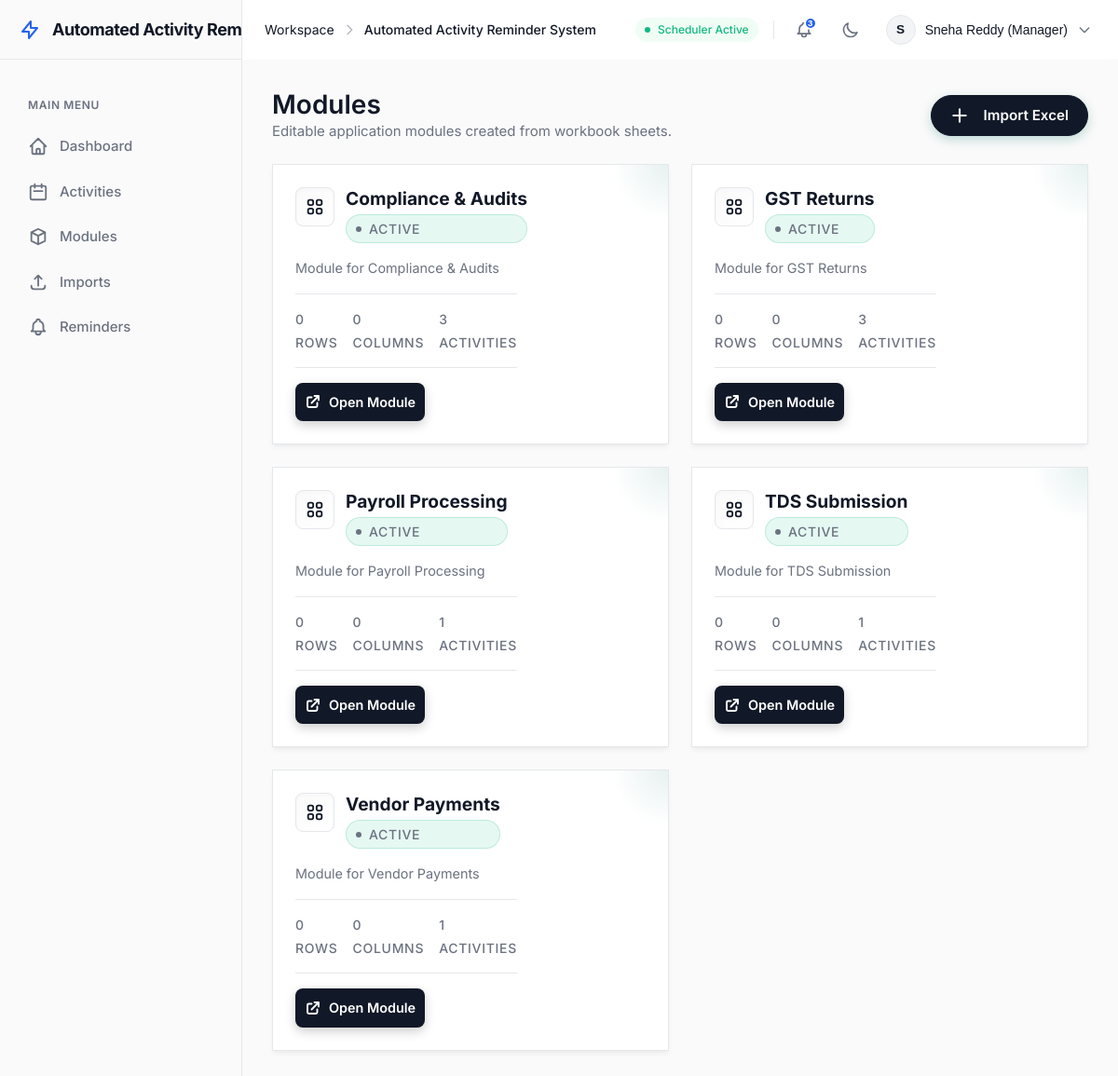
Page /modules (signed in) on the committed database.
### src/db/models.py (models this page shows)
class User(Base):
    __tablename__ = "users"
    id = Column(Integer, primary_key=True)
    username = Column(String(100), unique=True, nullable=False, index=True) # Kept for legacy compatibility if needed
    email = Column(String(255), unique=True, nullable=False, index=True)
    display_name = Column(String(150), nullable=False)
    password_hash = Column(String(255), nullable=False)
    role = Column(String(20), nullable=False, default="employee")
    is_active = Column(Boolean, nullable=False, default=True)
    email_verified = Column(Boolean, nullable=False, default=False)
    must_change_password = Column(Boolean, nullable=False, default=False)
    created_at = Column(DateTime, nullable=False, default=datetime.utcnow)
    password_reset_tokens = relationship("PasswordResetToken", back_populates="user", cascade="all, delete-orphan")
    email_verification_tokens = relationship("EmailVerificationToken", back_populates="user", cascade="all, delete-orphan")
    login_history = relationship("LoginHistory", back_populates="user", cascade="all, delete-orphan")
    activities = relationship("ActivityRecord", back_populates="assigned_user")

class Module(Base):
    __tablename__ = "modules"
    id = Column(Integer, primary_key=True)
    name = Column(String(255), nullable=False, index=True)
    source_sheet_name = Column(String(255), nullable=True)
    description = Column(Text, nullable=True)
    created_at = Column(DateTime, nullable=False, default=datetime.utcnow)
    fields = relationship("ModuleField", back_populates="module", cascade="all, delete-orphan")
    records = relationship("ModuleDataRecord", back_populates="module", cascade="all, delete-orphan")
    activities = relationship("ActivityRecord", back_populates="linked_module")

### src/web/app.py (the view)
@app.get("/modules", response_class=HTMLResponse)
def modules(request: Request) -> typing.Any:
    db = get_db()
    try:
        user = require_login(request, db)
        if isinstance(user, RedirectResponse):
            return user
        rows = db.query(Module).order_by(Module.name.asc()).all()
        return render(request, "modules.html", {"modules": rows}, user)
    finally:
        close_db(db)

### src/web/templates/modules.html (shortened to what this page needs)
{% extends "base.html" %}
{% block content %}
<section class="page-heading">
  <div>
    <h1>Modules</h1>
    <p>Editable application modules created from workbook sheets.</p>
  </div>
  {% if user.can_edit %}
    <a href="/imports/new" class="button primary" style="box-shadow: 0 4px 12px rgba(15, 124, 112, 0.25); border-radius: var(--radius-full); padding: 10px 20px; font-weight: 600;">
      <svg width="20" height="20" fill="none" stroke="currentColor" stroke-width="2.5" viewBox="0 0 24 24" style="margin-right: 8px;"><path stroke-linecap="round" stroke-linejoin="round" d="M12 4v16m8-8H4"></path></svg>
      Import Excel
    </a>
  {% endif %}
</section>
<div class="modules-grid">
  {% for module in modules %}
    <div class="module-card">
      <div class="card-header">
        <div style="display: flex; gap: 12px; align-items: flex-start;">
          <div class="module-icon">
          </div>
          <div style="display: flex; flex-direction: column; gap: 4px;">
            <h3 class="module-title">{{ module.name }}</h3>
            {% set has_activities = (module.activities|length > 0) %}
            <span class="status-badge {{ 'status-active' if has_activities else 'status-idle' }}">
              {% if has_activities %}
                <span class="pulse" style="width: 6px; height: 6px; background-color: currentColor; border-radius: 50%; margin-right: 2px; display: inline-block;"></span>
              {% else %}
                <svg width="10" height="10" fill="none" stroke="currentColor" stroke-width="3" viewBox="0 0 24 24"><path stroke-linecap="round" stroke-linejoin="round" d="M12 8v4l3 3m6-3a9 9 0 11-18 0 9 9 0 0118 0z"></path></svg>
              {% endif %}
              {{ 'Active' if has_activities else 'Idle' }}
            </span>
          </div>
        </div>
      </div>
      <p class="module-desc">
        {% if module.description %}
          {{ module.description }}
        {% else %}
          <em>No description provided for this module.</em>
        {% endif %}
      </p>
      <div class="module-metrics">
        <div class="metric-item" style="flex: 1;">
          <span class="metric-value">{{ module.records|length }}</span>
          <span class="metric-label">Rows</span>
        </div>
        <div class="metric-item" style="flex: 1;">
          <span class="metric-value">{{ module.fields|length }}</span>
          <span class="metric-label">Columns</span>
        </div>
        <div class="metric-item" style="flex: 1;">
          <span class="metric-value">{{ module.activities|length }}</span>
          <span class="metric-label">Activities</span>
        </div>
      </div>
      <div class="card-footer">
        <a href="/modules/{{ module.id }}" class="action-btn action-primary">
          <svg width="18" height="18" fill="none" stroke="currentColor" stroke-width="2.5" viewBox="0 0 24 24"><path stroke-linecap="round" stroke-linejoin="round" d="M10 6H6a2 2 0 00-2 2v10a2 2 0 002 2h10a2 2 0 002-2v-4M14 4h6m0 0v6m0-6L10 14"></path></svg>
          Open Module
        </a>
      </div>
    </div>
  {% endfor %}
</div>
{% endblock %}

### src/web/templates/base.html (shortened to what this page needs)
<!doctype html>
<html lang="en">
<head>
  <link rel="stylesheet" href="{{ request.url_for('static', path='styles.css') }}">
</head>
<body>
  <div class="app-shell">
    <aside class="app-sidebar" id="app-sidebar">
      <div class="sidebar-header">
        <a class="sidebar-brand" href="/dashboard">
          <svg class="brand-icon" fill="none" stroke="currentColor" stroke-width="2" viewBox="0 0 24 24"><path stroke-linecap="round" stroke-linejoin="round" d="M13 10V3L4 14h7v7l9-11h-7z"></path></svg>
          <span class="sidebar-brand-text">{{ app_name }}</span>
        </a>
      </div>
      <div class="sidebar-nav">
        {% if user %}
          <div class="sidebar-nav-heading">Main Menu</div>
          <a href="/dashboard">
            <svg class="nav-icon" fill="none" stroke="currentColor" viewBox="0 0 24 24"><path stroke-linecap="round" stroke-linejoin="round" stroke-width="2" d="M3 12l2-2m0 0l7-7 7 7M5 10v10a1 1 0 001 1h3m10-11l2 2m-2-2v10a1 1 0 01-1 1h-3m-6 0a1 1 0 001-1v-4a1 1 0 011-1h2a1 1 0 011 1v4a1 1 0 001 1m-6 0h6"></path></svg>
            <span class="nav-text">Dashboard</span>
          </a>
          <a href="/activities">
            <svg class="nav-icon" fill="none" stroke="currentColor" viewBox="0 0 24 24"><path stroke-linecap="round" stroke-linejoin="round" stroke-width="2" d="M8 7V3m8 4V3m-9 8h10M5 21h14a2 2 0 002-2V7a2 2 0 00-2-2H5a2 2 0 00-2 2v12a2 2 0 002 2z"></path></svg>
            <span class="nav-text">Activities</span>
          </a>
          <a href="/modules">
            <svg class="nav-icon" fill="none" stroke="currentColor" viewBox="0 0 24 24"><path stroke-linecap="round" stroke-linejoin="round" stroke-width="2" d="M20 7l-8-4-8 4m16 0l-8 4m8-4v10l-8 4m0-10L4 7m8 4v10M4 7v10l8 4"></path></svg>
            <span class="nav-text">Modules</span>
          </a>
          <a href="/imports">
            <svg class="nav-icon" fill="none" stroke="currentColor" viewBox="0 0 24 24"><path stroke-linecap="round" stroke-linejoin="round" stroke-width="2" d="M4 16v1a3 3 0 003 3h10a3 3 0 003-3v-1m-4-8l-4-4m0 0L8 8m4-4v12"></path></svg>
            <span class="nav-text">Imports</span>
          </a>
          <a href="/reminders/preview">
            <span class="nav-text">Reminders</span>
          </a>
        {% endif %}
      </div>
    </aside>
    <div class="app-content-wrapper">
      <header class="app-navbar">
        <div class="navbar-left">
          <div class="navbar-breadcrumbs desktop-only">
            <span class="breadcrumb-item text-muted">Workspace</span>
            <svg class="breadcrumb-separator" width="16" height="16" fill="none" stroke="currentColor" viewBox="0 0 24 24"><path stroke-linecap="round" stroke-linejoin="round" stroke-width="2" d="M9 5l7 7-7 7"></path></svg>
            <span class="breadcrumb-item fw-500">{{ app_name }}</span>
          </div>
        </div>
        <div class="navbar-right">
          <div class="scheduler-status desktop-only">
            <span class="status-dot pulsing"></span>
            <span class="status-text">Scheduler Active</span>
          </div>
          <button class="icon-button notification-btn" aria-label="Notifications">
            <span class="notification-badge">3</span>
          </button>
          <button id="theme-toggle" class="icon-button theme-toggle-btn" aria-label="Toggle Theme">
            <svg width="20" height="20" fill="none" stroke="currentColor" stroke-width="2" viewBox="0 0 24 24">
              <path stroke-linecap="round" stroke-linejoin="round" d="M20.354 15.354A9 9 0 018.646 3.646 9.003 9.003 0 0012 21a9.003 9.003 0 008.354-5.646z"></path>
            </svg>
          </button>
          {% if user %}
            <div class="user-profile-menu dropdown-container">
              <button class="user-name profile-dropdown-btn">
                <div class="avatar">{{ user.display_name[:1] | upper }}</div>
                <span class="desktop-only">{{ user.display_name }} ({{ user.role|title }})</span>
                <svg class="dropdown-chevron desktop-only" width="16" height="16" fill="none" stroke="currentColor" viewBox="0 0 24 24"><path stroke-linecap="round" stroke-linejoin="round" stroke-width="2" d="M19 9l-7 7-7-7"></path></svg>
              </button>
            </div>
          {% else %}
            <div class="user-profile-menu">
              <a href="/login" class="button small ghost">Login</a>
              <a href="/signup" class="button small primary">Signup</a>
            </div>
          {% endif %}
        </div>
      </header>
      <main class="page-content">
        <div class="page">
          {% block content %}{% endblock %}
        </div>
      </main>
    </div>
  </div>
</body>
</html>

### src/web/templates/modules.html (style rules this page uses)
.modules-grid { display: grid; grid-template-columns: repeat(auto-fill, minmax(320px, 1fr)); gap: 24px; margin-top: 24px; }
.module-card { background: var(--bg-surface); border: 1px solid var(--border-color); border-radius: var(--radius-xl); padding: 24px; display: flex; flex-direction: column; gap: 16px; transition: all 0.3s ease; box-shadow: 0 4px 6px -1px rgba(0, 0, 0, 0.05), 0 2px 4px -1px rgba(0, 0, 0, 0.03); position: relative; overflow: hidden; }
.module-card::after { content: ''; position: absolute; top: 0; right: 0; width: 60px; height: 60px; background: radial-gradient(circle at top right, rgba(15, 124, 112, 0.1) 0%, transparent 70%); border-radius: 0 0 0 100%; pointer-events: none; }
.card-header { display: flex; justify-content: space-between; align-items: flex-start; gap: 12px; }
.module-icon { width: 42px; height: 42px; border-radius: var(--radius-md); background: linear-gradient(135deg, var(--bg-app), var(--bg-surface)); border: 1px solid var(--border-color); color: var(--primary); display: flex; align-items: center; justify-content: center; flex-shrink: 0; box-shadow: inset 0 2px 4px rgba(0,0,0,0.02); }
.module-title { font-size: 1.2rem; font-weight: 700; color: var(--text-main); margin: 0; line-height: 1.3; }
.module-desc { font-size: 0.9rem; color: var(--text-muted); line-height: 1.5; margin: 0; flex-grow: 1; display: -webkit-box; -webkit-line-clamp: 2; -webkit-box-orient: vertical; overflow: hidden; }
.module-metrics { display: flex; flex-wrap: wrap; gap: 16px; padding: 16px 0; border-top: 1px solid var(--border-color); border-bottom: 1px solid var(--border-color); }
.metric-item { display: flex; flex-direction: column; gap: 4px; }
.metric-value { font-size: 1.1rem; font-weight: 700; color: var(--text-main); }
.metric-label { font-size: 0.75rem; text-transform: uppercase; letter-spacing: 0.05em; color: var(--text-muted); font-weight: 600; }
.status-badge { padding: 4px 10px; border-radius: var(--radius-full); font-size: 0.75rem; font-weight: 700; text-transform: uppercase; letter-spacing: 0.05em; display: inline-flex; align-items: center; gap: 6px; }
.status-active { background: rgba(16, 185, 129, 0.1); color: #10b981; border: 1px solid rgba(16, 185, 129, 0.2); }
.card-footer { display: flex; align-items: center; justify-content: space-between; gap: 12px; margin-top: auto; }
.action-btn { flex: 1; display: flex; align-items: center; justify-content: center; gap: 8px; padding: 10px; border-radius: var(--radius-md); font-weight: 600; font-size: 0.9rem; transition: all 0.2s; text-decoration: none; cursor: pointer; }
.action-primary { background: var(--primary); color: var(--bg-surface); border: none; box-shadow: 0 4px 12px rgba(0, 0, 0, 0.2); }

### rows in the picture
User: display_name "S", display_name "Sneha Reddy", role "Manager"
Module: name "Compliance & Audits", value "ACTIVE", description "Module for Compliance & Audits", records|length "0", fields|length "0", activities|length "3"
Module: name "GST Returns", value "ACTIVE", description "Module for GST Returns", records|length "0", fields|length "0", activities|length "3"
Module: name "Payroll Processing", value "ACTIVE", description "Module for Payroll Processing", records|length "0", fields|length "0", activities|length "1"
Module: name "TDS Submission", value "ACTIVE", description "Module for TDS Submission", records|length "0", fields|length "0", activities|length "1"
Module: name "Vendor Payments", value "ACTIVE", description "Module for Vendor Payments", records|length "0", fields|length "0", activities|length "1"

### other values in the picture
{{ app_name }} "Automated Activity…"
{{ app_name }} "Automated Activity Reminder System"
